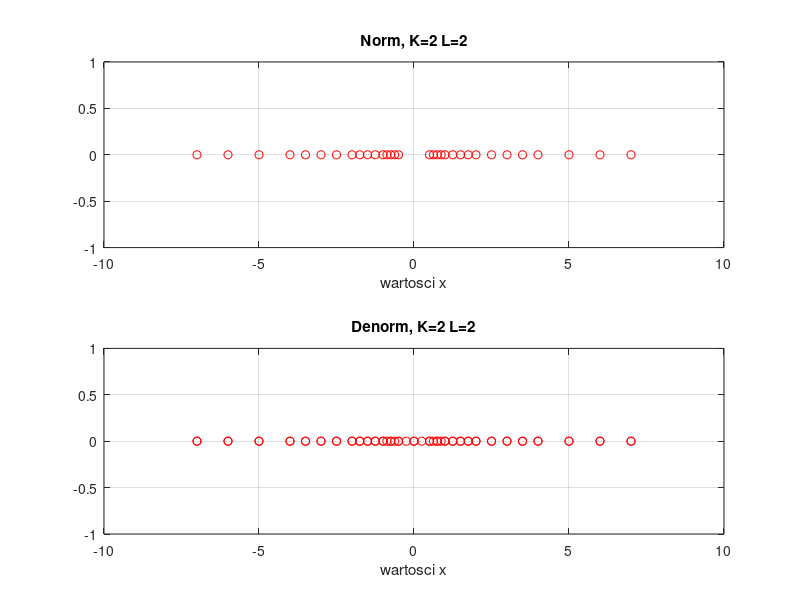
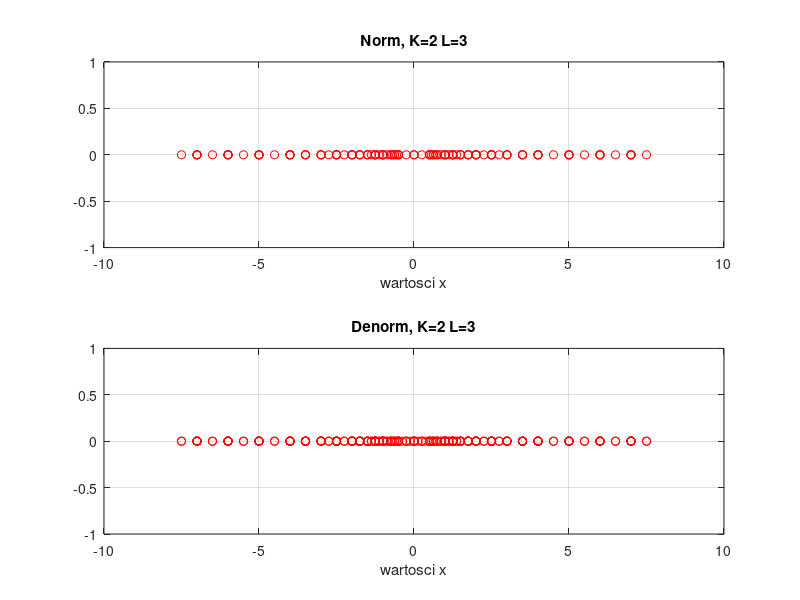
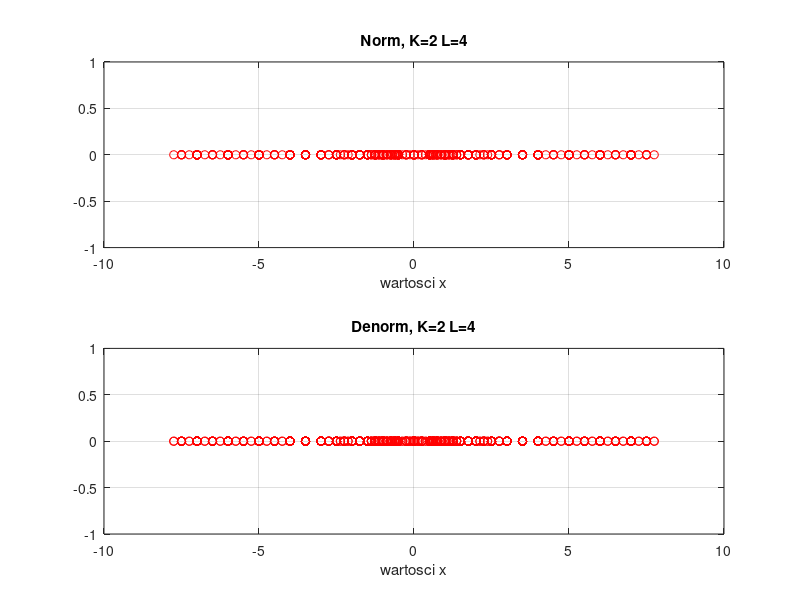
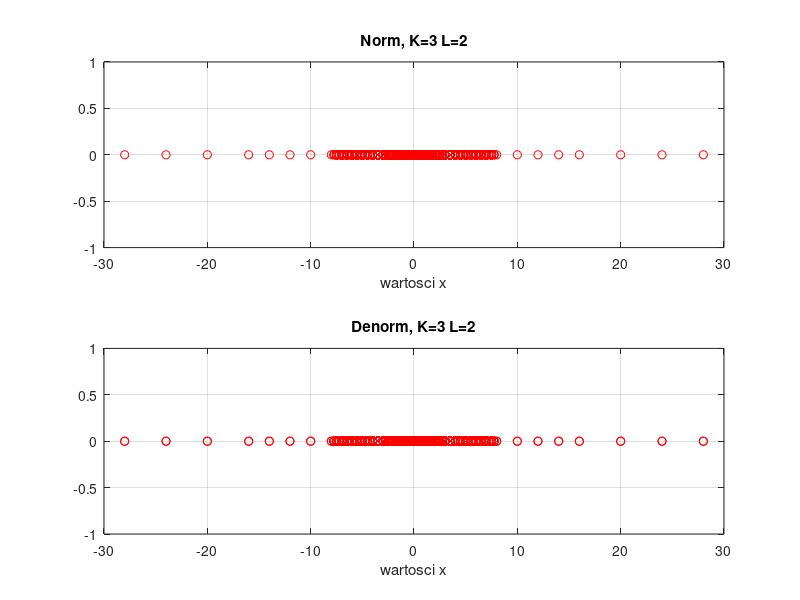

Recreate these plots in MATLAB, in order. (Note: a time limit stopped this script after it produced the figures.)
% bity_interpretacja.m
clc; clear all; close all;

%N=5; K=2; L=2;        % liczba bitow: wszystkich (z bitem znaku), eksponenty, mantysy
%denorm = 0;           % 0/1 NIE/TAK denormalizacja mantysy


for K=2:4
    for L=2:4
        figure();

        for denorm=0:1
            bias = 2^(K-1)-1;     % przesuniecie w eksponencie
            ex = 0 : 2^K-1       % wszystkie liczby calkowite w eksponencie bez przesuniecia
            prec = 2.^(-L);       % precyzja mantysy
            mn = 0 : 2^L-1;       % wszystkie liczby calkowite w mantysie bez domyslnego 1
            
            P = length(ex);       % liczba wartosci eksponenty
            Q = length(mn);       % liczba wartosci mantysy    
            
            for n = 1 : P
                for m = 1 : Q
                    if( denorm==0 | (denorm==1 & ex(n)~=0) )
                       x( (n-1)*P + m ) = ( 1 + mn(m)*prec) * 2^(ex(n)-bias);  % domyslne 1
                    else
                       x( (n-1)*P + m ) =  mn(m)*prec;
                    end   
                end
            end       
    
            subplot(2, 1, denorm+1);
            x = [ -x, x ];        % dodajemy liczby ujemne
            plot( x, zeros(1, length(x)), 'ro'); grid; xlabel('wartosci x'); 
            
            if denorm
                title(sprintf("Denorm, K=%d L=%d", K, L))
            else
                title(sprintf("Norm, K=%d L=%d", K, L))
            end
        end
    end
end
